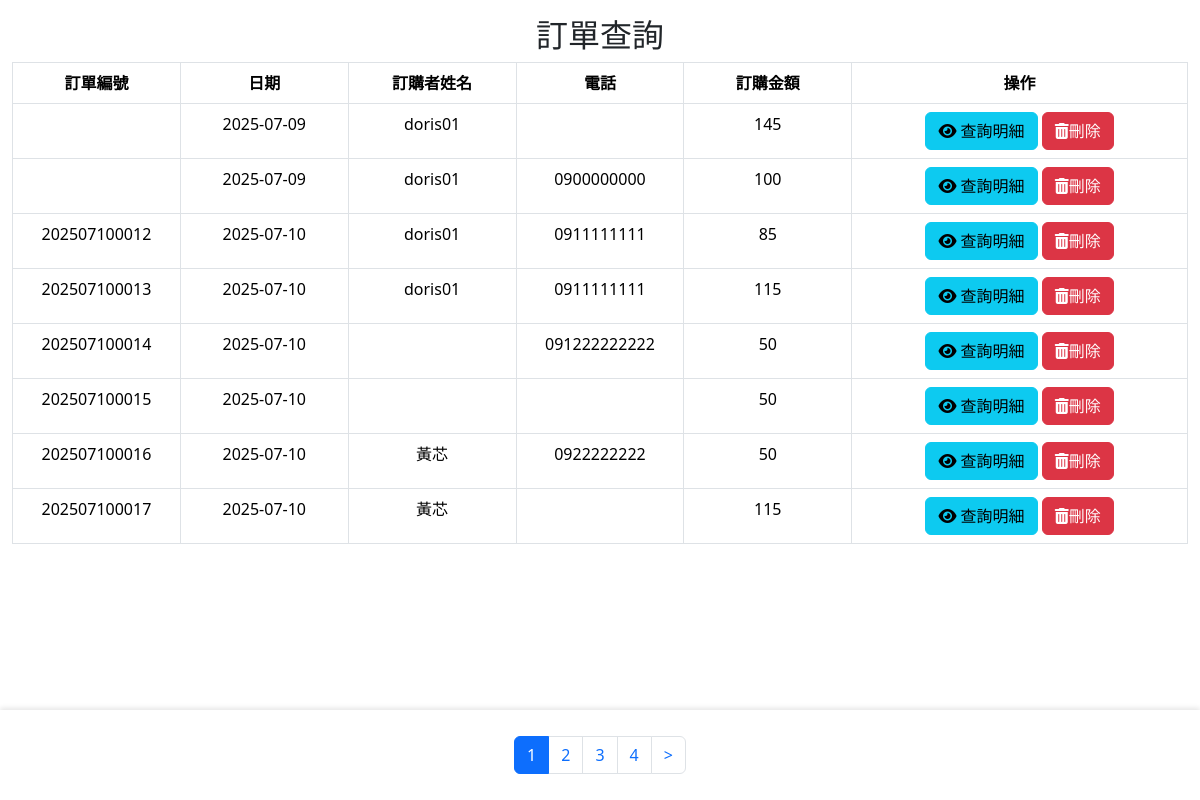
Before: /backend/zbd_query_order.php with the older database file.
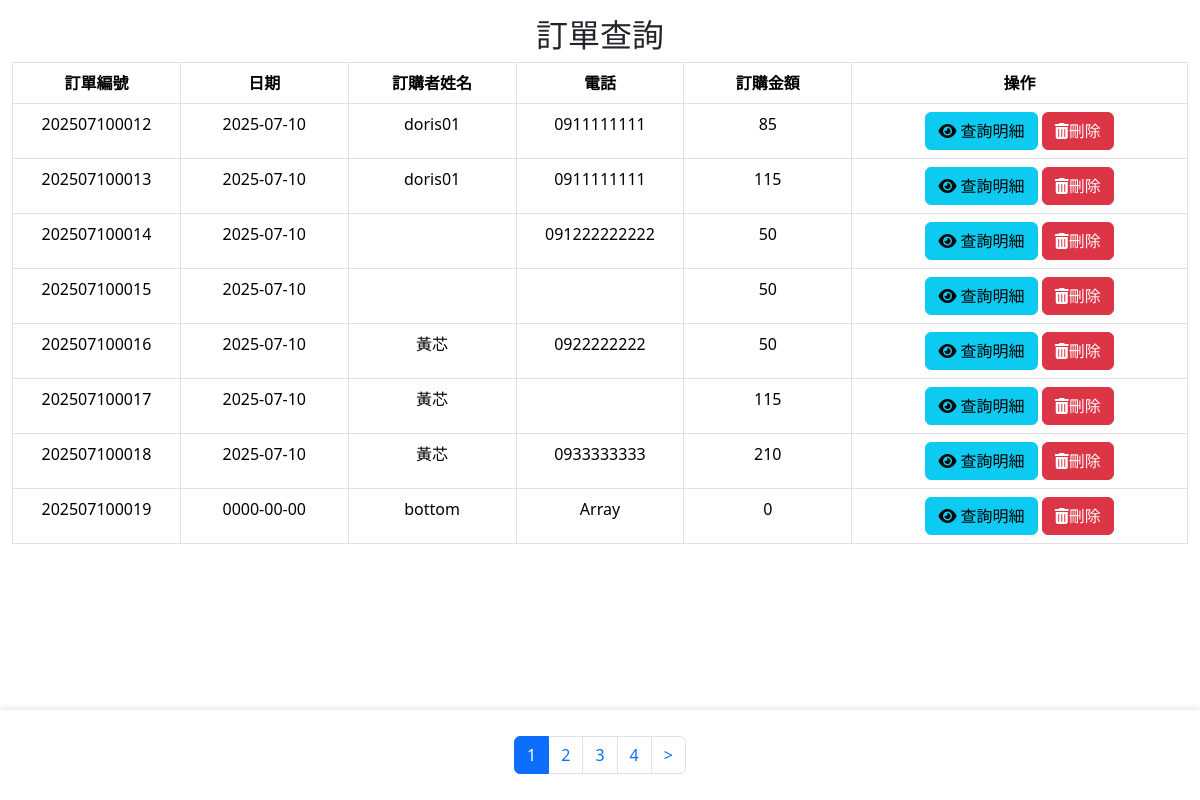
After: the same page with the newer database file.
### tables this page shows
CREATE TABLE `order1` (
  `id` int(10) UNSIGNED NOT NULL,
  `date1` date NOT NULL,
  `or_no` varchar(20) NOT NULL,
  `acc` text NOT NULL,
  `name` text NOT NULL,
  `amt` int(11) NOT NULL DEFAULT 0,
  `tel` varchar(20) NOT NULL,
  `created_time` timestamp NOT NULL DEFAULT current_timestamp(),
  `updated_time` timestamp NOT NULL DEFAULT current_timestamp() ON UPDATE current_timestamp()
);

### api/db.php (called while the page is built, shortened)
<?php
class DB{
  private $dsn="mysql:host=localhost;dbname=tieat;charset=utf8";
  private $pdo;
  private $table;
  function __construct($table)
  {
    $this->table=$table;
    $this->pdo=new PDO($this->dsn,'root','');
  }
  function all(...$arg){
   $sql="select * from $this->table ";
   if(isset($arg[0])){
     if(is_array($arg[0])){
        $tmp=$this->arraytosql($arg[0]);
        $sql.=" where ".join(" and ",$tmp);
     }else{
        $sql.=$arg[0];
     }
   }
   return $this->pdo->query($sql)->fetchAll(PDO::FETCH_ASSOC);
  }
}
?>

### backend/zbd_query_order.php (the view, shortened to what this page needs)
<?php
 include_once "../api/db.php";
?>
<!DOCTYPE html>
<html lang="en">
<head>
    <link rel="stylesheet" href="https://cdnjs.cloudflare.com/ajax/libs/bootstrap/5.3.7/css/bootstrap.min.css"
 />
</head>
<body>
    <?php include 'bd_header.php';?>
    <main>
        <div class="container-fluid mt-3">
            <h2 class="text-center">訂單查詢</h2>
            <?php $table='order1'?>
            <table class="table table-bordered table-hover table-fixed">
                <thead>
                    <tr>
                        <th style="width: 10%;">訂單編號</th>
                        <th style="width: 10%;">日期</th>
                        <th style="width: 10%;">訂購者姓名</th>
                        <th style="width: 10%;">電話</th>
                        <th style="width: 10%;">訂購金額</th>
                        <th style="width: 20%;">操作</th>
                    </tr>
                </thead>
                <tbody>
                    <?php
                     $all=count(${ucfirst($table)}->all());
                     $div=8;
                     $pages=ceil($all/$div);
                     $now=$_GET['p']??1;
                     $start=($now-1)*$div;
                     $rows=${ucfirst($table)}->all(" limit $start,$div");
                     foreach ($rows as $row):
                    ?>
                    <tr>
                        <td><?=$row['or_no'];?></td>
                        <td><?=$row['date1'];?></td>
                        <td><?=$row['name'];?></td>
                        <td><?=$row['tel'];?></td>
                        <td><?=$row['amt'];?></td>
                        <td>
                            <button class="btn btn-info view-details" data-bs-toggle="modal" data-bs-target="#orderModal"
                                data-or-no="<?=$row['or_no'];?>">
                                <i class="fa-solid fa-eye"></i> 查詢明細
                            </button>
                            <a class="btn btn-danger" href="../api/delete.php?id=<?=$row['id'];?>&table=<?=$table;?>"><i
                                    class="fa-solid fa-trash-can"></i>刪除</a>
                        </td>
                    </tr>
                    <?php
                    endforeach;
                    ?>
                </tbody>
            </table>
            <div class="fixed-footer">
                <div class="container mt-3">
                    <ul class="pagination justify-content-center">
                        <?php for($i=1;$i<=$pages;$i++): ?>
                         <li class="page-item <?=($now==$i)?'active':'';?>"><a class="page-link"
                                href="?p=<?=$i;?>"><?=$i;?></a></li>
                        <?php endfor;?>
                        <?php if($now+1<=$pages):?>
                         <li class="page-item"><a class="page-link" href="?p=<?=$now+1;?>">></a></li>
                        <?php endif ;?>
                    </ul>
                </div>
            </div>
        </div>
    </main>
</body>
</html>

Changed rows visible on the page:
removed order1: date1 "2025-07-09", name "doris01", amt "145"
removed order1: date1 "2025-07-09", name "doris01", tel "0900000000", amt "100"
now on this page (row unchanged): order1: or_no "202507100018", date1 "2025-07-10", name "黃芯", tel "0933333333", amt "210"
now on this page (row unchanged): order1: or_no "202507100019", date1 "0000-00-00", name "bottom", tel "Array", amt "0"
